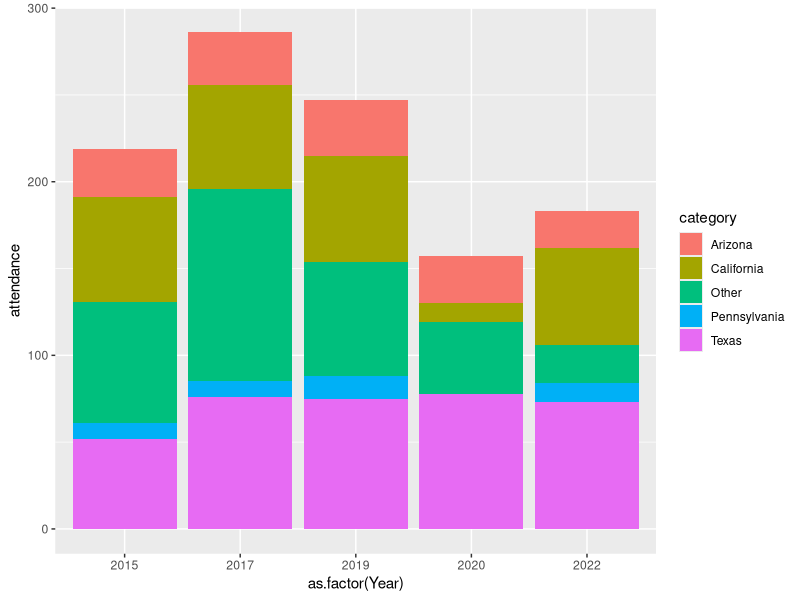

Source code (R):
library(readr)
library(tidyverse)
library(ggplot2)


## Attendance overall - mention that 2020 was online, and PA cancelled theirs altogether

schools <- read_csv('new_schools.csv')
students <- read_csv('new_students.csv')

selected_states <- c('California','Texas','Arizona','Pennsylvania')

schools <- schools %>% mutate(category = if_else(State %in% selected_states, State, 'Other'))
s_14 <- schools %>% filter(Year==2014) %>% group_by(category) %>% summarize(Year,attendance=n()) %>% distinct()
s_15 <- schools %>% filter(Year==2015) %>% group_by(category) %>% summarize(Year,attendance=n()) %>% distinct()
s_16 <- schools %>% filter(Year==2016) %>% group_by(category) %>% summarize(Year,attendance=n()) %>% distinct()
s_17 <- schools %>% filter(Year==2017) %>% group_by(category) %>% summarize(Year,attendance=n()) %>% distinct()
s_18 <- schools %>% filter(Year==2018) %>% group_by(category) %>% summarize(Year,attendance=n()) %>% distinct()
s_19 <- schools %>% filter(Year==2019) %>% group_by(category) %>% summarize(Year,attendance=n()) %>% distinct()
s_20 <- schools %>% filter(Year==2020) %>% group_by(category) %>% summarize(Year,attendance=n()) %>% distinct()
s_21 <- schools %>% filter(Year==2021) %>% group_by(category) %>% summarize(Year,attendance=n()) %>% distinct()
s_22 <- schools %>% filter(Year==2022) %>% group_by(category) %>% summarize(Year,attendance=n()) %>% distinct()

attendance_state_year <- rbind(s_15, s_17, s_19, s_20, s_22)

ggplot(attendance_state_year, aes(fill=category, y=attendance, x=as.factor(Year))) + 
  geom_bar(stat='identity')